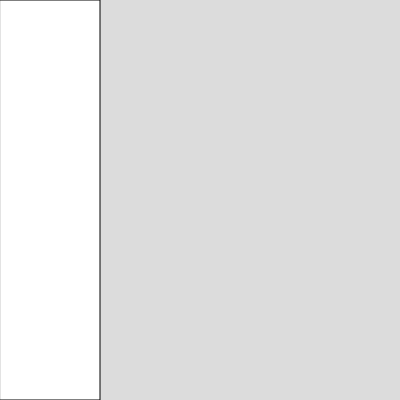
Frame 1 (no input)
Frame 60 (no input): identical to frame 1, image omitted
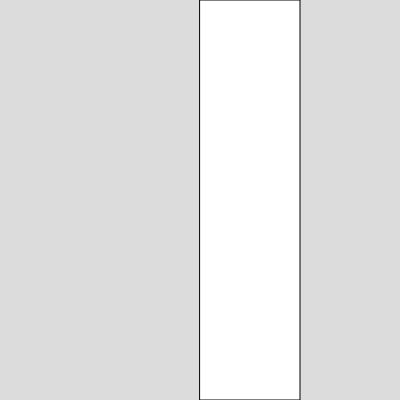
Frame 120 (the mouse pressed at the canvas centre since frame 60)

The p5.js sketch that drew these frames (run headless with seeded random() and noise() and a simulated clock; from frame 60 on, the mouse is pressed at the canvas centre):

// p5.js sketch
// ── sketch.js
  // Parts of a for loop
  // 1. Starting point
  // 2. Stopping point
  // 3. Amount of change (positive or negative)

function setup() {
  createCanvas(400, 400);
}

function draw() {
  background(220);
  
  let colWidth = width/4;
  
  // original code from last week
  
  if (mouseX < colWidth * 1) {
    rect(colWidth * 0, 0, colWidth * 1, height);
    
  } else if (mouseX < colWidth * 2) {
    rect(colWidth * 1, 0, colWidth, height);
    
  } else if (mouseX < colWidth * 3) {
    rect(colWidth * 2, 0, colWidth, height);
    
  } else {
    rect(colWidth * 3, 0, colWidth, height);
  }
}
